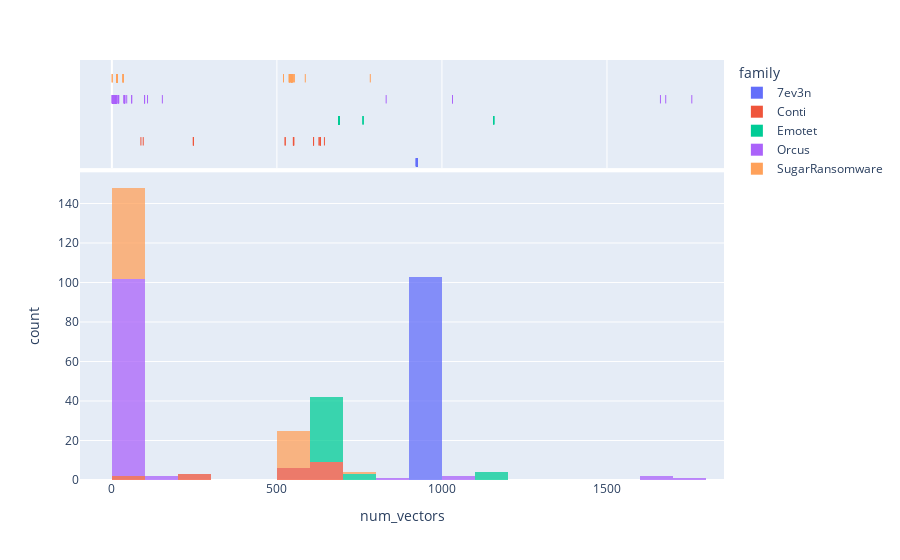

Source (notebook cell):
### Code cell
fig = px.histogram(df, x="num_vectors", color="family",  marginal="rug", opacity=0.75)
fig.show()

### Figure 1 — Plotly figure (JSON) as saved in the notebook; plotly's stock layout.template omitted (floating-point values rounded to 4 significant figures)
{"data": [{"alignmentgroup": "True", "bingroup": "x", "hovertemplate": "family=7ev3n<br>num_vectors=%{x}<br>count=%{y}<extra></extra>", "legendgroup": "7ev3n", "marker": {"color": "#636efa", "opacity": 0.75, "pattern": {"shape": ""}}, "name": "7ev3n", "offsetgroup": "7ev3n", "orientation": "v", "showlegend": true, "type": "histogram", "visible": true, "x": [924, 924, 924, 924, 924, 924, 924, 924, 924, 924, 924, 924, 924, 924, 924, 924, 924, 921, 924, 924, 924, 924, 924, 924, 924, 924, 924, 924, 924, 924, 924, 924, 924, 924, 924, 924, 924, 924, 924, 924, 924, 924, 924, 924, 924, 924, 924, 924, 924, 924, 924, 924, 924, 924, 924, 924, 924, 924, 924, 924, 924, 924, 924, 924, 924, 924, 924, 924, 924, 924, 924, 924, 924, 924, 924, 924, 924, 924, 924, 924, 924, 924, 924, 924, 924, 924, 924, 924, 924, 924, 924, 924, 924, 924, 924, 924, 924, 924, 924, 924, 924, 924, 924], "xaxis": "x", "yaxis": "y"}, {"alignmentgroup": "True", "boxpoints": "all", "fillcolor": "rgba(255,255,255,0)", "hoveron": "points", "hovertemplate": "family=7ev3n<br>num_vectors=%{x}<extra></extra>", "jitter": 0, "legendgroup": "7ev3n", "line": {"color": "rgba(255,255,255,0)"}, "marker": {"color": "#636efa", "symbol": "line-ns-open"}, "name": "7ev3n", "offsetgroup": "7ev3n", "showlegend": false, "type": "box", "visible": true, "x": [924, 924, 924, 924, 924, 924, 924, 924, 924, 924, 924, 924, 924, 924, 924, 924, 924, 921, 924, 924, 924, 924, 924, 924, 924, 924, 924, 924, 924, 924, 924, 924, 924, 924, 924, 924, 924, 924, 924, 924, 924, 924, 924, 924, 924, 924, 924, 924, 924, 924, 924, 924, 924, 924, 924, 924, 924, 924, 924, 924, 924, 924, 924, 924, 924, 924, 924, 924, 924, 924, 924, 924, 924, 924, 924, 924, 924, 924, 924, 924, 924, 924, 924, 924, 924, 924, 924, 924, 924, 924, 924, 924, 924, 924, 924, 924, 924, 924, 924, 924, 924, 924, 924], "xaxis": "x2", "yaxis": "y2"}, {"alignmentgroup": "True", "bingroup": "x", "hovertemplate": "family=Conti<br>num_vectors=%{x}<br>count=%{y}<extra></extra>", "legendgroup": "Conti", "marker": {"color": "#EF553B", "opacity": 0.75, "pattern": {"shape": ""}}, "name": "Conti", "offsetgroup": "Conti", "orientation": "v", "showlegend": true, "type": "histogram", "visible": true, "x": [611, 88, 611, 611, 632, 550, 632, 551, 550, 644, 525, 632, 628, 525, 95, 247, 628, 247, 551, 247], "xaxis": "x", "yaxis": "y"}, {"alignmentgroup": "True", "boxpoints": "all", "fillcolor": "rgba(255,255,255,0)", "hoveron": "points", "hovertemplate": "family=Conti<br>num_vectors=%{x}<extra></extra>", "jitter": 0, "legendgroup": "Conti", "line": {"color": "rgba(255,255,255,0)"}, "marker": {"color": "#EF553B", "symbol": "line-ns-open"}, "name": "Conti", "offsetgroup": "Conti", "showlegend": false, "type": "box", "visible": true, "x": [611, 88, 611, 611, 632, 550, 632, 551, 550, 644, 525, 632, 628, 525, 95, 247, 628, 247, 551, 247], "xaxis": "x2", "yaxis": "y2"}, {"alignmentgroup": "True", "bingroup": "x", "hovertemplate": "family=Emotet<br>num_vectors=%{x}<br>count=%{y}<extra></extra>", "legendgroup": "Emotet", "marker": {"color": "#00cc96", "opacity": 0.75, "pattern": {"shape": ""}}, "name": "Emotet", "offsetgroup": "Emotet", "orientation": "v", "showlegend": true, "type": "histogram", "visible": true, "x": [687, 1157, 687, 687, 687, 687, 689, 687, 687, 1157, 687, 687, 687, 687, 689, 687, 687, 687, 687, 761, 687, 687, 761, 688, 687, 761, 687, 687, 687, 687, 687, 687, 1157, 687, 687, 687, 687, 687, 1157, 687], "xaxis": "x", "yaxis": "y"}, {"alignmentgroup": "True", "boxpoints": "all", "fillcolor": "rgba(255,255,255,0)", "hoveron": "points", "hovertemplate": "family=Emotet<br>num_vectors=%{x}<extra></extra>", "jitter": 0, "legendgroup": "Emotet", "line": {"color": "rgba(255,255,255,0)"}, "marker": {"color": "#00cc96", "symbol": "line-ns-open"}, "name": "Emotet", "offsetgroup": "Emotet", "showlegend": false, "type": "box", "visible": true, "x": [687, 1157, 687, 687, 687, 687, 689, 687, 687, 1157, 687, 687, 687, 687, 689, 687, 687, 687, 687, 761, 687, 687, 761, 688, 687, 761, 687, 687, 687, 687, 687, 687, 1157, 687, 687, 687, 687, 687, 1157, 687], "xaxis": "x2", "yaxis": "y2"}, {"alignmentgroup": "True", "bingroup": "x", "hovertemplate": "family=Orcus<br>num_vectors=%{x}<br>count=%{y}<extra></extra>", "legendgroup": "Orcus", "marker": {"color": "#ab63fa", "opacity": 0.75, "pattern": {"shape": ""}}, "name": "Orcus", "offsetgroup": "Orcus", "orientation": "v", "showlegend": true, "type": "histogram", "visible": true, "x": [11, 4, 12, 4, 11, 5, 1032, 5, 7, 7, 4, 6, 4, 2, 12, 8, 15, 14, 11, 8, 12, 153, 10, 5, 7, 4, 10, 11, 1757, 4, 108, 4, 36, 11, 3, 2, 14, 3, 12, 99, 60, 9, 14, 8, 8, 7, 7, 8, 15, 7, 10, 11, 2, 5, 99, 39, 20, 6, 3, 7, 38, 99, 11, 4, 1678, 11, 1032, 3, 6, 4, 4, 4, 1, 6, 11, 12, 4, 1662, 45, 15, 14, 21, 2, 1, 19, 5, 20, 38, 831, 4, 3, 39, 14, 2, 1, 13, 2, 4, 60, 11, 2, 12, 2, 11, 14, 10, 39, 11], "xaxis": "x", "yaxis": "y"}, {"alignmentgroup": "True", "boxpoints": "all", "fillcolor": "rgba(255,255,255,0)", "hoveron": "points", "hovertemplate": "family=Orcus<br>num_vectors=%{x}<extra></extra>", "jitter": 0, "legendgroup": "Orcus", "line": {"color": "rgba(255,255,255,0)"}, "marker": {"color": "#ab63fa", "symbol": "line-ns-open"}, "name": "Orcus", "offsetgroup": "Orcus", "showlegend": false, "type": "box", "visible": true, "x": [11, 4, 12, 4, 11, 5, 1032, 5, 7, 7, 4, 6, 4, 2, 12, 8, 15, 14, 11, 8, 12, 153, 10, 5, 7, 4, 10, 11, 1757, 4, 108, 4, 36, 11, 3, 2, 14, 3, 12, 99, 60, 9, 14, 8, 8, 7, 7, 8, 15, 7, 10, 11, 2, 5, 99, 39, 20, 6, 3, 7, 38, 99, 11, 4, 1678, 11, 1032, 3, 6, 4, 4, 4, 1, 6, 11, 12, 4, 1662, 45, 15, 14, 21, 2, 1, 19, 5, 20, 38, 831, 4, 3, 39, 14, 2, 1, 13, 2, 4, 60, 11, 2, 12, 2, 11, 14, 10, 39, 11], "xaxis": "x2", "yaxis": "y2"}, {"alignmentgroup": "True", "bingroup": "x", "hovertemplate": "family=SugarRansomware<br>num_vectors=%{x}<br>count=%{y}<extra></extra>", "legendgroup": "SugarRansomware", "marker": {"color": "#FFA15A", "opacity": 0.75, "pattern": {"shape": ""}}, "name": "SugarRansomware", "offsetgroup": "SugarRansomware", "orientation": "v", "showlegend": true, "type": "histogram", "visible": true, "x": [34, 16, 16, 16, 16, 16, 16, 16, 546, 16, 544, 1, 586, 547, 34, 541, 16, 16, 16, 16, 1, 16, 520, 546, 16, 34, 16, 16, 16, 541, 16, 16, 16, 545, 553, 538, 16, 537, 16, 538, 16, 546, 16, 16, 16, 16, 16, 16, 538, 16, 16, 16, 16, 545, 16, 16, 34, 16, 16, 16, 550, 16, 783, 16, 544, 545], "xaxis": "x", "yaxis": "y"}, {"alignmentgroup": "True", "boxpoints": "all", "fillcolor": "rgba(255,255,255,0)", "hoveron": "points", "hovertemplate": "family=SugarRansomware<br>num_vectors=%{x}<extra></extra>", "jitter": 0, "legendgroup": "SugarRansomware", "line": {"color": "rgba(255,255,255,0)"}, "marker": {"color": "#FFA15A", "symbol": "line-ns-open"}, "name": "SugarRansomware", "offsetgroup": "SugarRansomware", "showlegend": false, "type": "box", "visible": true, "x": [34, 16, 16, 16, 16, 16, 16, 16, 546, 16, 544, 1, 586, 547, 34, 541, 16, 16, 16, 16, 1, 16, 520, 546, 16, 34, 16, 16, 16, 541, 16, 16, 16, 545, 553, 538, 16, 537, 16, 538, 16, 546, 16, 16, 16, 16, 16, 16, 538, 16, 16, 16, 16, 545, 16, 16, 34, 16, 16, 16, 550, 16, 783, 16, 544, 545], "xaxis": "x2", "yaxis": "y2"}], "layout": {"autosize": true, "barmode": "relative", "legend": {"title": {"text": "family"}, "tracegroupgap": 0}, "margin": {"t": 60}, "xaxis": {"anchor": "y", "autorange": true, "domain": [0, 1], "range": [-96.56, 1855.0], "title": {"text": "num_vectors"}, "type": "linear"}, "xaxis2": {"anchor": "y2", "autorange": true, "domain": [0, 1], "matches": "x", "range": [-96.56, 1855.0], "showgrid": true, "showticklabels": false, "type": "linear"}, "yaxis": {"anchor": "x", "autorange": true, "domain": [0, 0.7326], "range": [0, 155.8], "title": {"text": "count"}}, "yaxis2": {"anchor": "x2", "autorange": true, "domain": [0.7426, 1], "matches": "y2", "range": [-0.7797, 4.5], "showgrid": false, "showline": false, "showticklabels": false, "ticks": "", "type": "category"}}}
